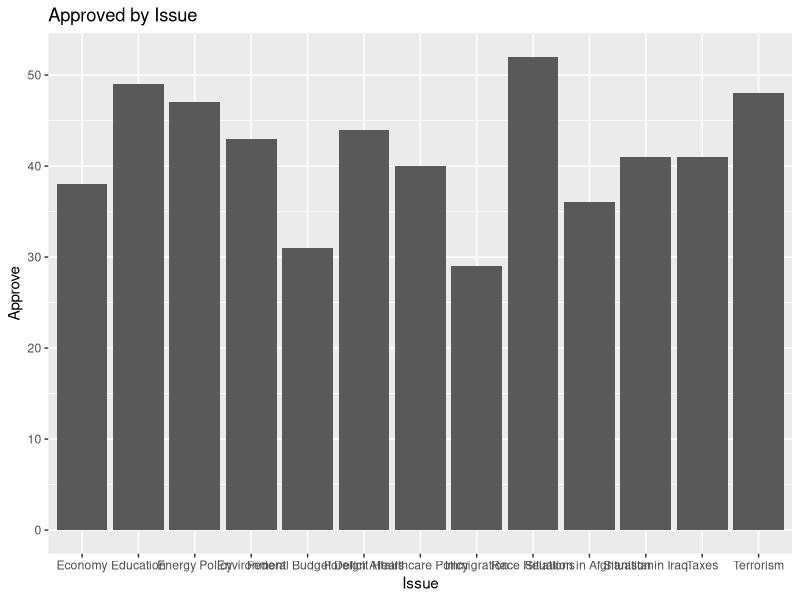
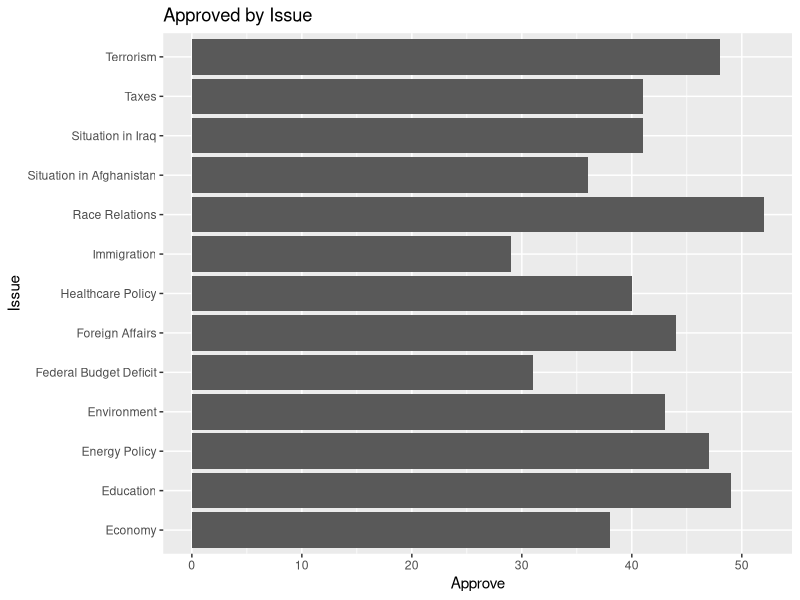
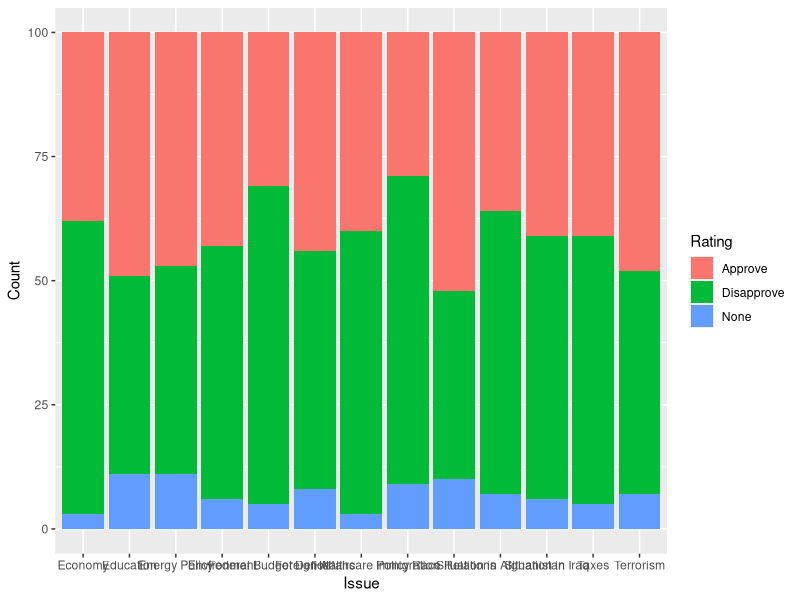
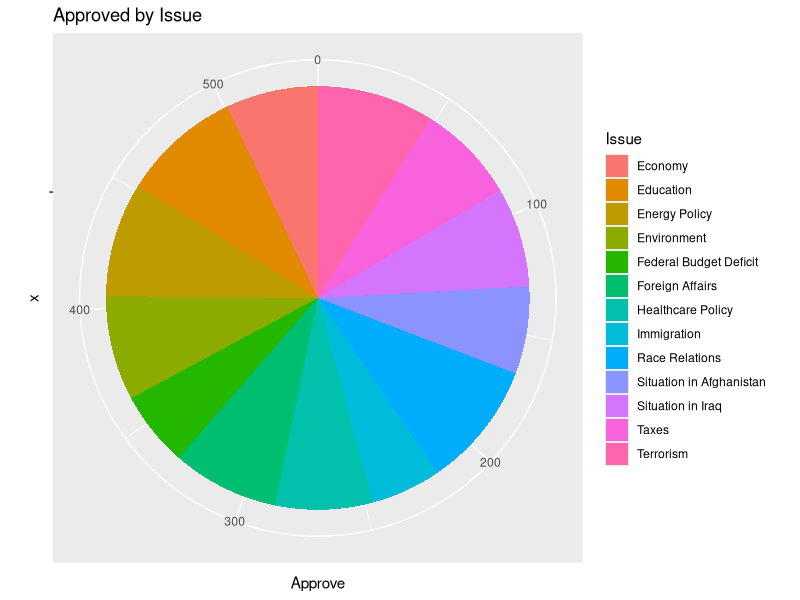

Here is the R script that generated these plots, in order: (Note: this script raises an error after producing the figures.)
library("readxl")
library("ggplot2")
library("dplyr")
library("tidyr")
library("rlang")

df<- read_excel('obama-approval-ratings.xls') #use this if you want to import xls
# Basic barplot                                                                                             
p<-ggplot(data=df, aes(x=Issue, y=Approve))+ geom_bar(stat="identity") + ggtitle("Approved by Issue")
p

# Horizontal bar plot
p + coord_flip()

# Stacked Bar Chart
df %>% tidyr::pivot_longer(!Issue, names_to = "Rating", values_to = "Count") %>% ggplot(aes(fill=Rating, y=Count, x=Issue)) + geom_bar(position="stack", stat="identity")

# Pie Chart
ggplot(df, aes(x="", y=Approve, fill=Issue)) + geom_bar(stat="identity", width=1)+coord_polar("y", start=0) + ggtitle("Approved by Issue")

# Donut Chart

# Increase the value to make the hole bigger
# Decrease the value to make the hole smaller
hsize <- 2

df <- df %>% 
        +     mutate(x = hsize)

ggplot(df, aes(x = hsize, y = Approve, fill = Issue)) +
        +     geom_col() +
        +     coord_polar(theta = "y") +
        +     xlim(c(0.2, hsize + 0.5))+ ggtitle("Approved by Issue")
